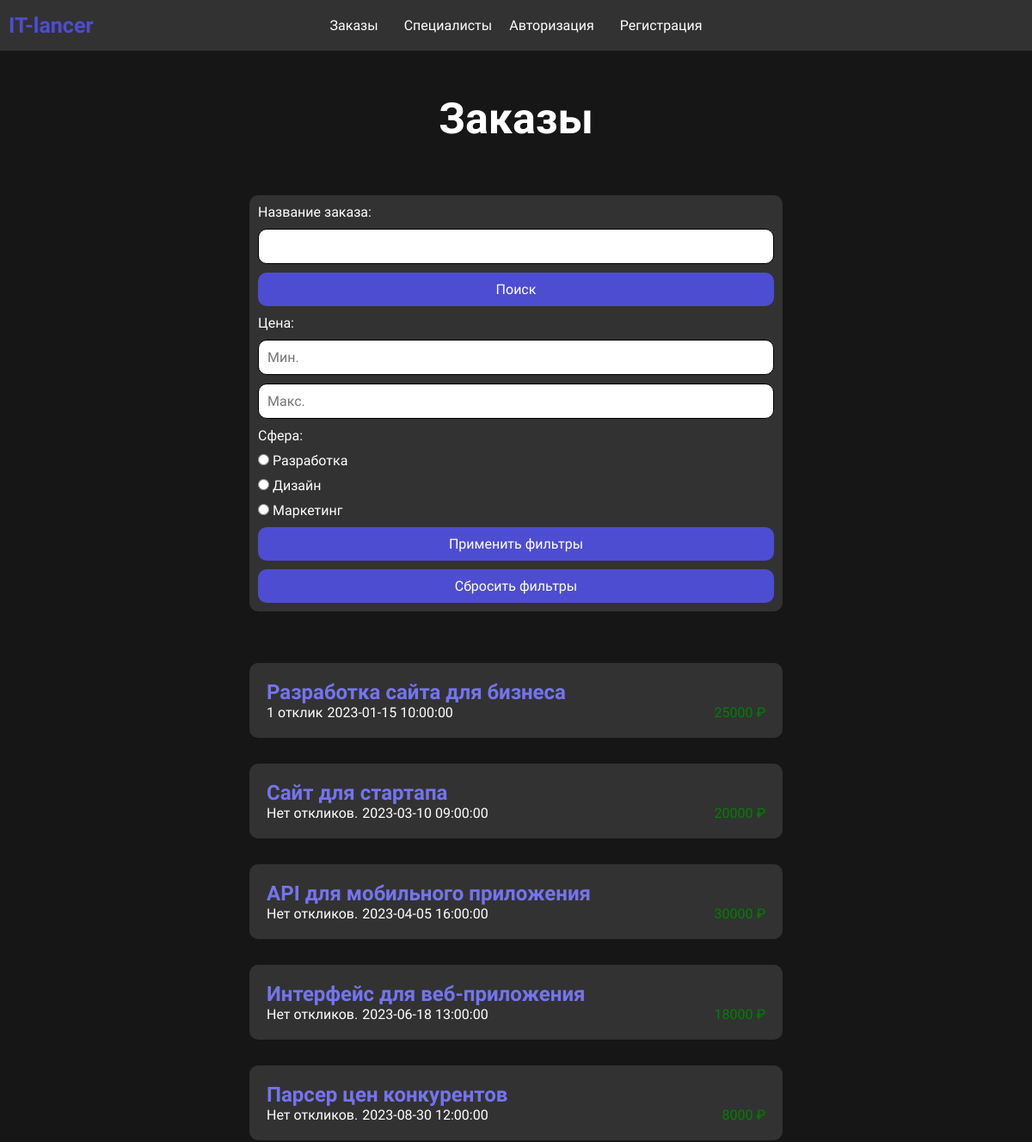
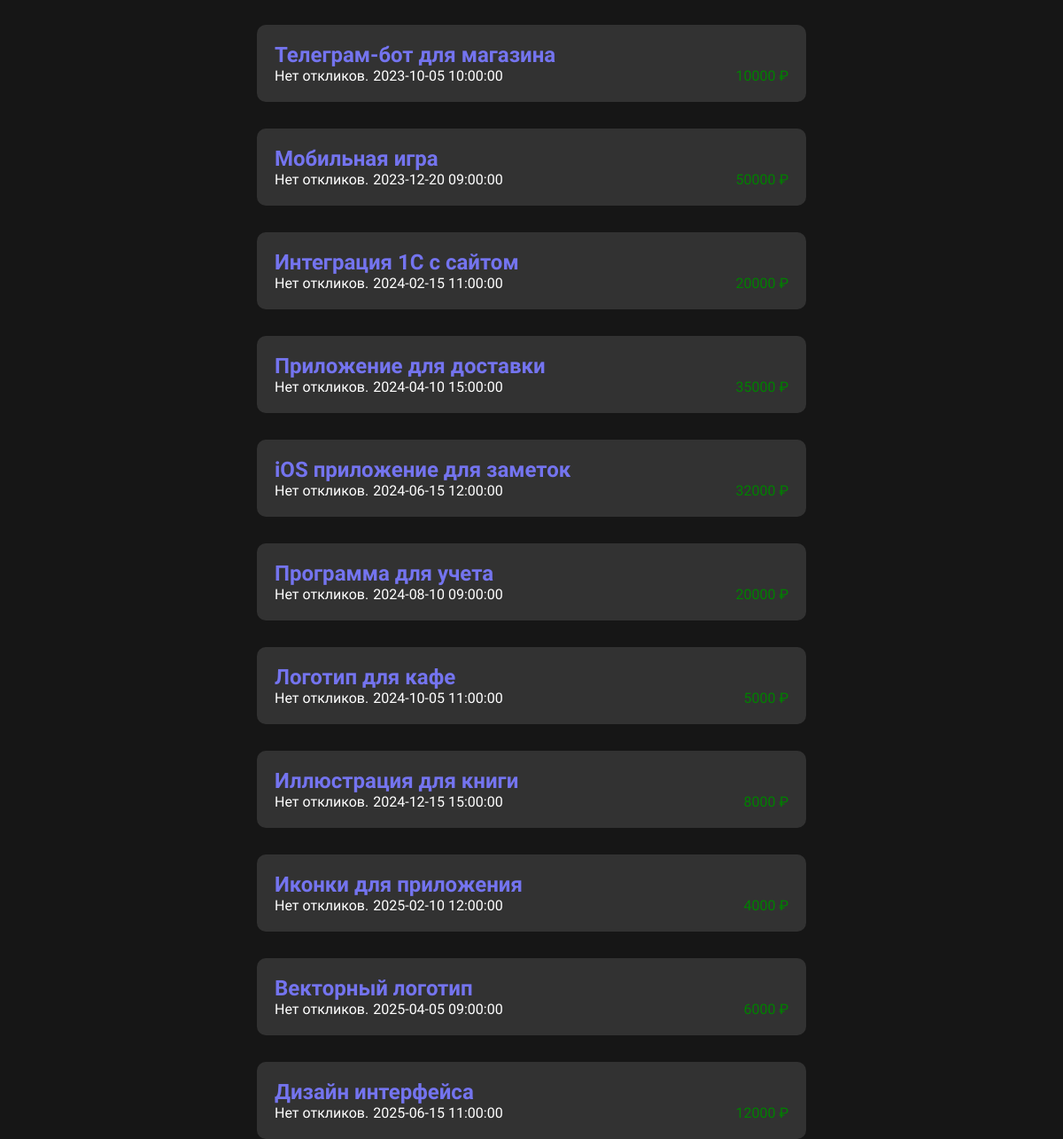
/orders.php, run on the app's committed database (2 pictures, top to bottom).
### tables this page shows
CREATE TABLE `spheres` (
  `id` int(11) NOT NULL,
  `name` varchar(255) NOT NULL
);

CREATE TABLE `orders` (
  `id` int(11) NOT NULL,
  `name` varchar(255) NOT NULL,
  `description` text NOT NULL,
  `sphere_type_id` int(11) NOT NULL,
  `user_id` int(11) NOT NULL,
  `date` datetime NOT NULL DEFAULT current_timestamp(),
  `price` varchar(255) DEFAULT NULL,
  `status_id` int(11) NOT NULL DEFAULT 1,
  `moderation_status_id` int(11) NOT NULL DEFAULT 1
);

### orders.php (the view, shortened to what this page needs)
<?php
include "components/core.php";
include "components/header.php";
$conditions = [];
$conditions[] = "`status_id` = 1";
$conditions[] = "`moderation_status_id` IN (1, 2)";
$whereClause = '';
if (count($conditions) > 0) {
    $whereClause = "WHERE " . implode(" AND ", $conditions);
}
$query = "SELECT * FROM `orders` $whereClause";
$select_order_res = $link->query($query);
?>
<div class="page_header">
    <div class="content">
        <div class="page_header_center">
            <h1>Заказы</h1>
        </div>
    </div>
</div>
<div class="orders_control">
    <div class="content">
        <div class="orders_control_block">
            <form action="orders.php" method="get" class="form standart">
                <div class="form-item">
                    <label for="search">Название заказа:</label>
                    <input type="text" name="search" id="search" value="<?php echo isset($_GET['search']) ? htmlspecialchars($_GET['search']) : ''; ?>">
                    <button type="submit" name="action" value="search">Поиск</button>
                </div>
                <div class="form-item">
                    <label>Цена:</label>
                    <input type="number" name="price_min" placeholder="Мин." step="1" value="<?php echo isset($_GET['price_min']) ? htmlspecialchars($_GET['price_min']) : ''; ?>">
                    <input type="number" name="price_max" placeholder="Макс." step="1" value="<?php echo isset($_GET['price_max']) ? htmlspecialchars($_GET['price_max']) : ''; ?>">
                </div>
                <div class="form-item">
                    <label>Сфера:</label>
                    <?php
                    $spheresQuery = "SELECT * FROM spheres";
                    $spheresRes = $link->query($spheresQuery);
                    while ($sphere = $spheresRes->fetch_assoc()) {
                    ?>
                        <label>
                            <input type="radio" name="sphere" value="<?php echo $sphere['id']; ?>" <?php if (isset($_GET['sphere']) && $_GET['sphere'] == $sphere['id']) echo 'checked'; ?>>
                            <?php echo $sphere['name']; ?>
                        </label>
                    <?php } ?>
                </div>
                <div class="form-item">
                    <button type="submit" name="action" value="filter">Применить фильтры</button>
                    <a href="orders.php" class="reset-button">Сбросить фильтры</a>
                </div>
            </form>
        </div>
    </div>
</div>
<div class="orders">
    <div class="content">
        <div class="orders_block">
            <?php
            if ($select_order_res->num_rows < 1) {
                echo "<h2>Заказов нет.</h2>";
            } else {
                while ($row = $select_order_res->fetch_assoc()) {
            ?>
            <div class="orders_block_item">
                <div class="orders_block_item-header">
                    <a href="order.php?id=<?php echo $row['id']; ?>" class="order"><?php echo $row['name']; ?></a>
                </div>
                <div class="order_block_wrapper">
                    <div class="order_block_item_main">
                        <div class="orders_block_item-statistics">
                            <?php
                            $select_response = "SELECT * FROM `responses` WHERE `order_id` = '{$row['id']}'";
                            $select_response_res = $link->query($select_response);
                            $responses = $select_response_res->num_rows;
                            if ($responses < 1) {
                            ?>
                                <p>Нет откликов.</p>
                            <?php } else { ?>
                                <p><?php echo $responses; ?> отклик</p>
                            <?php } ?>
                            <p><?php echo $row['date']; ?></p>
                        </div>
                    </div>
                    <div class="orders_block_item-price">
                        <p class="price"><?php echo $row['price']; ?> ₽</p>
                    </div>
                </div>
            </div>
            <?php }} ?>
        </div>
    </div>
</div>

### styles/style.css (style rules this page uses)
* { padding: 0; margin: 0; box-sizing: border-box; font-family: "Ubuntu", serif; }
body { background-color: #161616; color: white; }
.standart { background-color: rgba(50, 50, 50, 100); border-radius: 10px; padding: 10px; display: flex; flex-direction: column; gap: 10px; min-width: 550px; margin: 10px; }
.content { max-width: 1000px; margin: 0 auto; }
.page_header_center { display: flex; justify-content: center; font-size: 25px; margin-bottom: 50px; }
.form-item { display: flex; flex-direction: column; gap: 10px; width: 600px; }
form { display: flex; justify-content: center; flex-direction: column; gap: 10px; margin: 10px; }
form input, button, select { font-size: 16px; outline: none; border-radius: 10px; }
form input { padding: 10px; border: 0.5px solid black; }
form button { background-color: rgb(77, 77, 210); color: white; padding: 10px; transition: .2s; border: none; }
.orders_block { display: flex; justify-content: center; align-items: center; flex-direction: column; gap: 30px; }
.orders_block_item { background-color: rgba(50, 50, 50, 100); border-radius: 10px; padding: 20px; width: 620px; }
.order { color: rgb(116, 116, 239); text-decoration: none; transition: .2s; font-weight: bolder; font-size: 150%; }
.orders_block_item-statistics { display: flex; flex-direction: row; gap: 5px; }
.orders_control_block { display: flex; justify-content: center; margin-bottom: 50px; }
.order_block_item_main { display: flex; flex-direction: column; gap: 10px; }
.order_block_wrapper { display: flex; flex-direction: row; justify-content: space-between; }
.price { color: green; }
.reset-button { background-color: rgb(77, 77, 210); color: white; padding: 10px; transition: .2s; border: none; text-decoration: none; border-radius: 10px; text-align: center; }

### data on the page
spheres: name "Разработка"
spheres: name "Дизайн"
spheres: name "Маркетинг"
orders: name "Разработка сайта для бизнеса", responses "1", date "2023-01-15 10:00:00", price "25000"
orders: name "Сайт для стартапа", shows "Нет откликов.", date "2023-03-10 09:00:00", price "20000"
orders: name "API для мобильного приложения", shows "Нет откликов.", date "2023-04-05 16:00:00", price "30000"
orders: name "Интерфейс для веб-приложения", shows "Нет откликов.", date "2023-06-18 13:00:00", price "18000"
orders: name "Парсер цен конкурентов", shows "Нет откликов.", date "2023-08-30 12:00:00", price "8000"
orders: name "Телеграм-бот для магазина", shows "Нет откликов.", date "2023-10-05 10:00:00", price "10000"
orders: name "Мобильная игра", shows "Нет откликов.", date "2023-12-20 09:00:00", price "50000"
orders: name "Интеграция 1C с сайтом", shows "Нет откликов.", date "2024-02-15 11:00:00", price "20000"
orders: name "Приложение для доставки", shows "Нет откликов.", date "2024-04-10 15:00:00", price "35000"
orders: name "iOS приложение для заметок", shows "Нет откликов.", date "2024-06-15 12:00:00", price "32000"
orders: name "Программа для учета", shows "Нет откликов.", date "2024-08-10 09:00:00", price "20000"
orders: name "Логотип для кафе", shows "Нет откликов.", date "2024-10-05 11:00:00", price "5000"
orders: name "Иллюстрация для книги", shows "Нет откликов.", date "2024-12-15 15:00:00", price "8000"
orders: name "Иконки для приложения", shows "Нет откликов.", date "2025-02-10 12:00:00", price "4000"
orders: name "Векторный логотип", shows "Нет откликов.", date "2025-04-05 09:00:00", price "6000"
orders: name "Дизайн интерфейса", shows "Нет откликов.", date "2025-06-15 11:00:00", price "12000"
